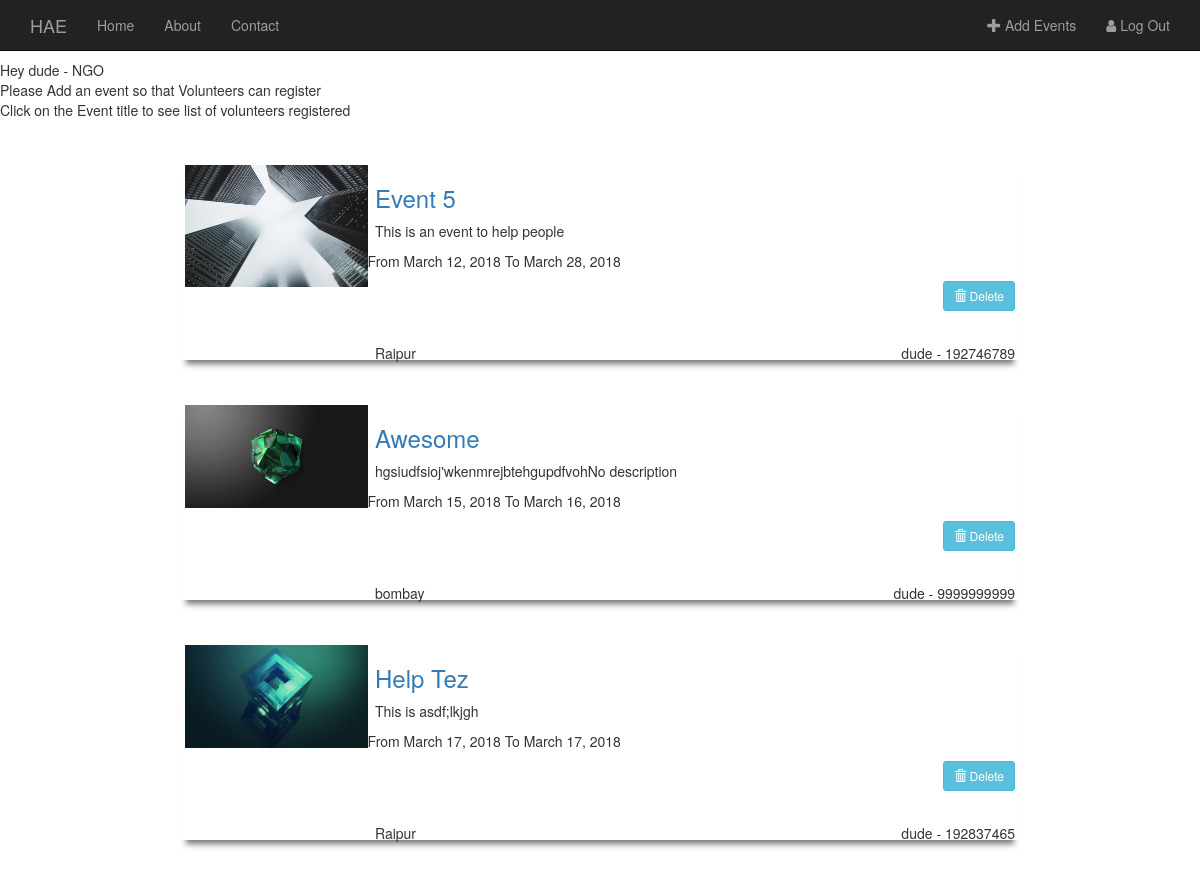
Before: /ngo/profile/ (signed in) with the older database file.
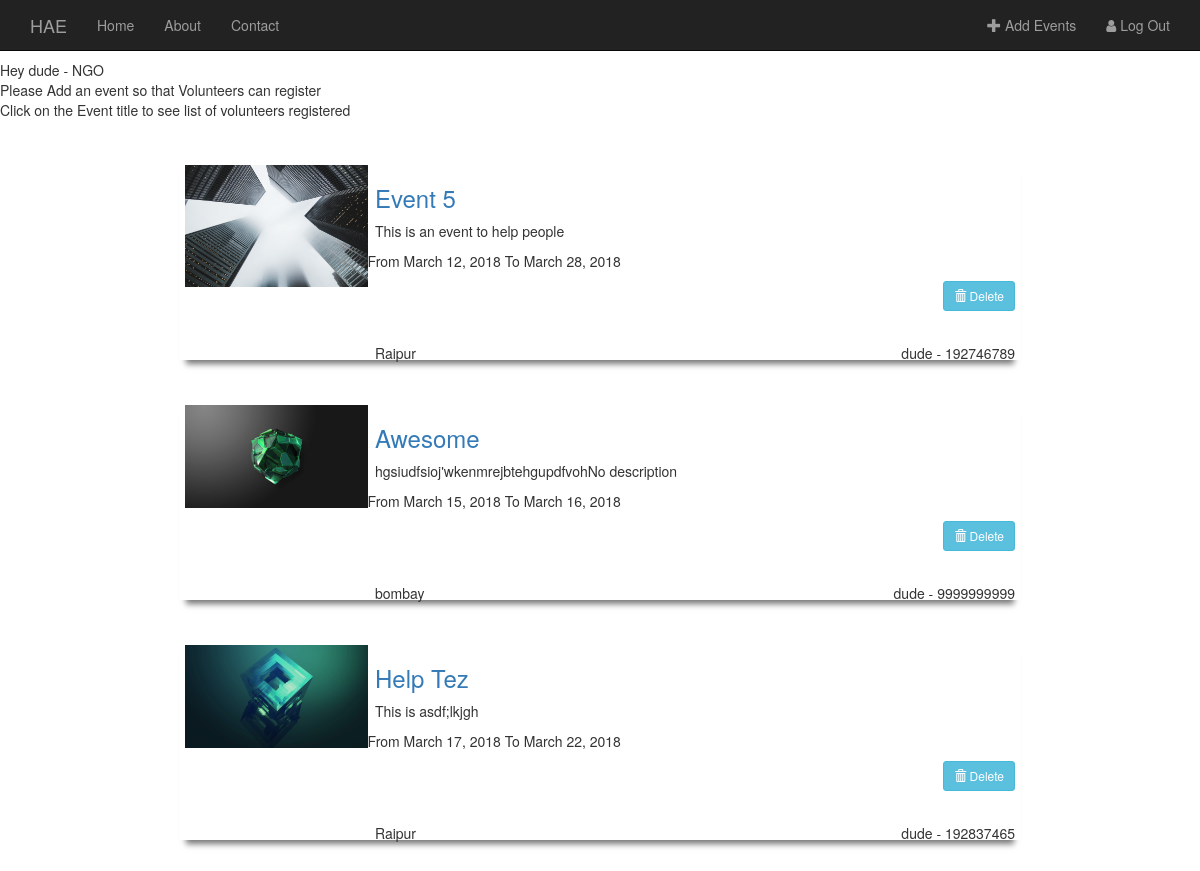
After: the same page with the newer database file.
### Ngo/models.py (models this page shows, shortened)
class Event(models.Model):
    user = models.ForeignKey(User, on_delete=models.CASCADE)
    image = models.FileField(upload_to='media/', null=True, blank=True)
    title = models.CharField(max_length=50)
    description = models.TextField(max_length=1000, default='No description')
    place = models.CharField(max_length=50, default='Raipur')
    contact = models.IntegerField(max_length=10)
    users = models.CharField(max_length=1000, blank=True)
    fro = models.DateField(default=date.today, blank=True)
    to = models.DateField(default=date.today, blank=True)

### Ngo/views.py (the view)
def ngopro(request):
    events_fil = Event.objects.filter(user=request.user)
    template_name = 'ngopro.html'
    return render(request, template_name, {'events_fil': events_fil})

### Ngo/templates/ngopro.html (shortened to what this page needs)
<link rel="stylesheet" href="http://maxcdn.bootstrapcdn.com/font-awesome/4.4.0/css/font-awesome.min.css">
<nav class="navbar navbar-inverse navbar-fixed-top">
  <div class="container">
    <div class="navbar-header">
      <a class="navbar-brand" href="">HAE</a>
    </div>
    <div class="collapse navbar-collapse" id="bs-example-navbar-collapse-1">
      <ul class="nav navbar-nav">
        <li class=""><a href="{% url 'home' %}">Home</a></li>
        <li><a href="">About</a></li>
        <li><a href="">Contact</a></li>
        </ul>
      <ul class="nav navbar-nav navbar-right">
        <li><a href="{% url 'Ngo:addevent' %}"><i class="glyphicon glyphicon-plus" aria-hidden="true"></i>
        Add Events</a></li>
          <li><a href="{% url 'logout' %}"><i class="fa fa-user" aria-hidden="true"></i>
        Log Out</a></li>
      </ul>
    </div>
  </div>
</nav>
Hey {{ user.username }} - NGO<br>
Please Add an event so that Volunteers can register<br>
Click on the Event title to see list of volunteers registered<br>
<link rel="stylesheet" href="https://maxcdn.bootstrapcdn.com/bootstrap/3.3.7/css/bootstrap.min.css">
{% if user.is_authenticated %}
    {% for event in events_fil%}
<div class="box effect1">
    <div class="img">
        <img src="{{ event.image.url }}" alt="oh no" class="img-responsive">
    </div>
    <a href="{% url 'Ngo:event-full' event.id %}">
    <h3 style="padding-left: 190px">{{ event.title }}</h3>
    </a>
    <p style="padding-left: 190px">{{ event.description }}</p>
    <p>From {{event.fro}} To {{event.to}}</p>
    <a id="oh" href="{% url 'Ngo:event-delete' event.id %}" class="btn btn-info btn-sm">
          <span class="glyphicon glyphicon-trash"></span> Delete
        </a>
    <div class="bottom" style="padding-left: 190px">
     <h5 style="float: left">{{ event.place }}</h5>
    <h5 style="float: right">{{ event.user }} - {{ event.contact }}</h5>
    </div>
</div>
{% endfor %}
{% endif %}

Changed rows visible on the page:
changed Event "Help Tez": to "March 17, 2018" → "March 22, 2018"
